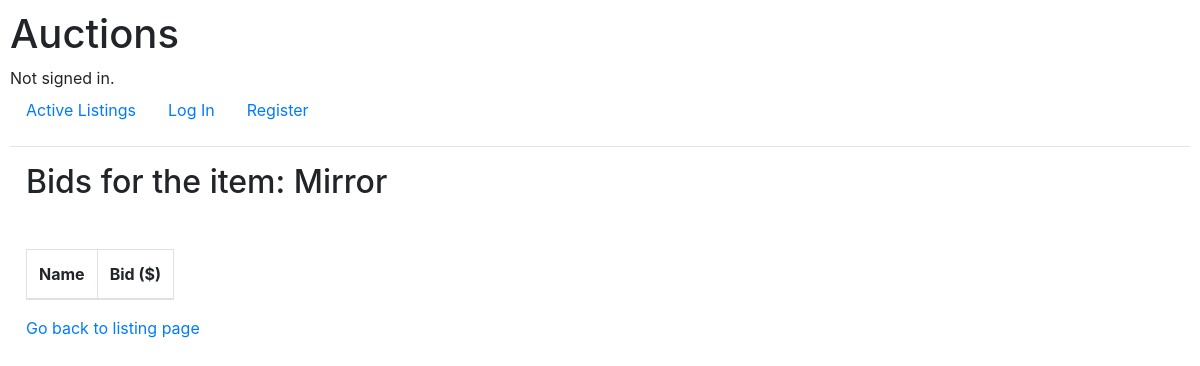
The app's page /listing/2/bidsDetails, older data.
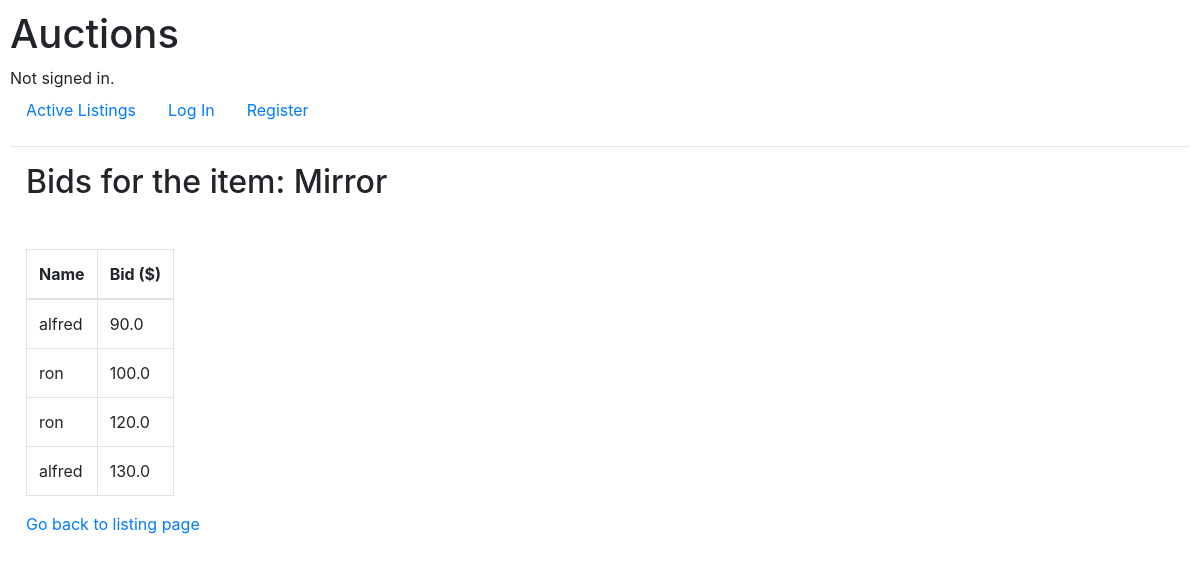
The same page, newer data.
### auctions/models.py (models this page shows, shortened)
class Listing(models.Model):
    creator_id = models.ForeignKey(User, on_delete=models.CASCADE, related_name="listing_items")
    title = models.CharField(max_length=20)
    description = models.TextField(max_length=200)
    initial_bid = models.FloatField()
    image_url = models.URLField()
    category = models.CharField(choices=CATEGORIES, max_length=20)
    is_closed = models.BooleanField(default=False)
    watchlist_users = models.ManyToManyField(User, blank=True, related_name="watchlist")
    def __str__(self):
        return f"{self.title}"

class Bid(models.Model):
    user_id = models.ForeignKey(User, on_delete=models.CASCADE, related_name="biddings")
    listing_id = models.ForeignKey(Listing, on_delete=models.CASCADE, related_name="biddings")
    bid_value = models.FloatField()

class User(AbstractUser):
    pass

### auctions/views.py (the view)
# urls.py: path("listing/<int:listing_id>/bidsDetails", views.bids_details, name="bids_details"),
def bids_details(request, listing_id):
    current_listing = Listing.objects.get(id=listing_id)
    biddings = current_listing.biddings.all()
    return render(request, "auctions/bids_details.html", {
        "current_listing": current_listing,
        "biddings": biddings
    })

### auctions/templates/auctions/bids_details.html
{% extends "auctions/layout.html" %}
{% block body %}
    <h2 class="mb-5 ml-3">Bids for the item: {{ current_listing }}</h2>
    <table class="table table-bordered table-hover w-auto ml-3">
        <thead>
            <tr>
                <th scope="col">Name</th>
                <th scope="col">Bid ($)</th>
            </tr>
        </thead>
        <tbody>
            {% for bidding in biddings %}
                <tr>
                    <td>{{bidding.user_id}}</td>
                    <td>{{bidding.bid_value}}</td>
                </tr>
            {% endfor %}
        </tbody>
    </table>
    <a href="{% url 'auctions:listing_page' current_listing.id %}" class="ml-3">Go back to listing page</a>
{% endblock %}

### auctions/templates/auctions/layout.html (shortened to what this page needs)
{% load static %}
<!DOCTYPE html>
<html lang="en">
    <head>
        <link rel="stylesheet" href="https://stackpath.bootstrapcdn.com/bootstrap/4.4.1/css/bootstrap.min.css">
        <link rel="stylesheet" href="https://cdn.jsdelivr.net/npm/bootstrap-icons@1.10.3/font/bootstrap-icons.css">
        <link href="{% static 'auctions/styles.css' %}" rel="stylesheet">
    </head>
    <body>
        <h1>Auctions</h1>
        <div>
            {% if user.is_authenticated %}
                Signed in as <strong>{{ user.username }}</strong>.
            {% else %}
                Not signed in.
            {% endif %}
        </div>
        <ul class="nav">
            <li class="nav-item">
                <a class="nav-link" href="{% url 'auctions:index' %}">Active Listings</a>
            </li>
            {% if user.is_authenticated %}
                <li class="nav-item">
                    <a class="nav-link" href="{% url 'auctions:create_listing' %}">Create Listing</a>
                </li>
                <li class="nav-item">
                    <a class="nav-link" href="{% url 'auctions:logout' %}">Log Out</a>
                </li>
            {% else %}
                <li class="nav-item">
                    <a class="nav-link" href="{% url 'auctions:login' %}">Log In</a>
                </li>
                <li class="nav-item">
                    <a class="nav-link" href="{% url 'auctions:register' %}">Register</a>
                </li>
            {% endif %}
        </ul>
        <hr>
        {% block body %}
        {% endblock %}
    </body>
</html>

### auctions/static/auctions/styles.css (style rules this page uses)
body { padding: 10px; }

Row changes from the older to the newer data that the page shows:
added Bid: user_id "alfred", bid_value "90.0"
added Bid: user_id "ron", bid_value "100.0"
added Bid: user_id "ron", bid_value "120.0"
added Bid: user_id "alfred", bid_value "130.0"
